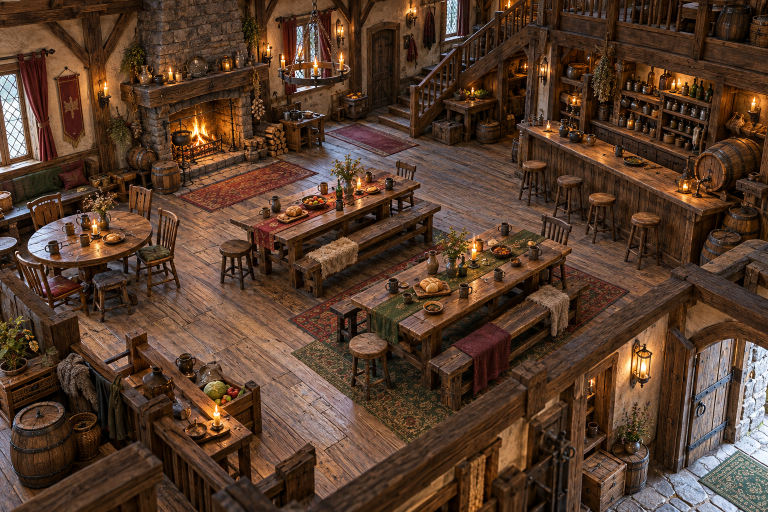
#> input picture style-references/photorealistic-tavern-v1.png, 1536 x 1024 px (shown at 1/2 size)
$ python -i fal_variant.py   (imports and definitions only)
#> lines starting #> are read from the running program, lines starting #| are printed output that depends on the picture
#!/usr/bin/env python3
"""Re-run chosen pieces on fal TRELLIS.2 ($0.30 each) with different mesh settings, into fal-<tag>/ .
Why: 4 of the first 10 meshes (the boxy ones: tall bank, both ledge pieces, outcrop) came back from fal's default
`remesh: true` path with few faces and black holes baked into the texture.
    python3 fal_variant.py TAG '{"remesh": false}' slope-outcrop [more ids]
    python3 fal_variant.py pad '{"_pad": 0.5}' slope-outcrop          # object shrunk to half the canvas before upload
"""
import json, shutil, sys, concurrent.futures
from pathlib import Path
HERE = Path(__file__).resolve().parent
sys.path.insert(0, str(HERE.parents[1] / "src"))
import fal_trellis as ft
# [1 line that did not run here, left out]
# [1 line that did not run here, left out]
# [1 line not run here, left out]
# [1 line that did not run here, left out]
# [1 line that did not run here, left out]
# [1 line that did not run here, left out]
def one(i):
    src = HERE / "masked" / f"{i}.png"; dst = root / "inputs" / f"{i}.png"; shutil.copy2(src, dst)
    if pad:
        from PIL import Image
        im = Image.open(src).convert("RGBA"); im = im.crop(im.getbbox()); side = int(max(im.size) / pad)
        canvas = Image.new("RGBA", (side, side), (0, 0, 0, 0)); canvas.paste(im, ((side - im.width) // 2, (side - im.height) // 2)); canvas.resize((1024, 1024), Image.LANCZOS).save(dst)
    if (root / "manifests" / f"{i}.json").exists(): return i, "skip"
    try: return i, ft.run_asset(i, dst, root, key, settings)["output_bytes"]
    except Exception as e: return i, f"FAILED {e}"[:300]
# [2 lines not run here, left out]

>>> import cv2
>>> picture = cv2.imread('../../style-references/photorealistic-tavern-v1.png', cv2.IMREAD_GRAYSCALE)
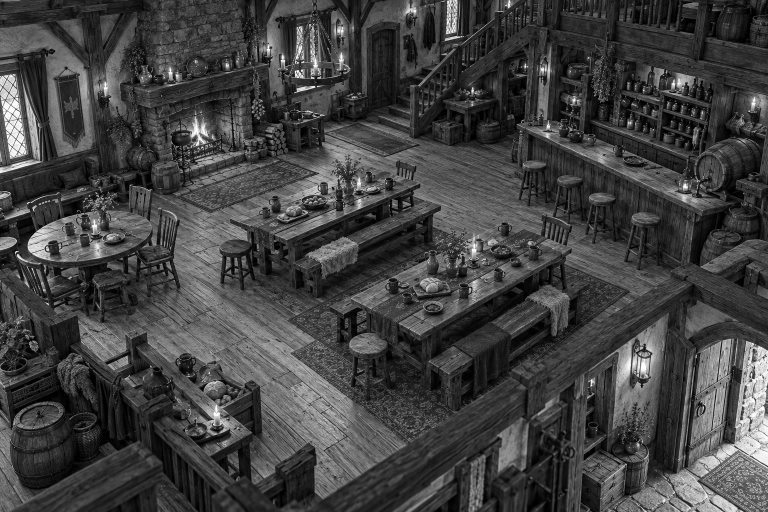
#> picture: shape (1024, 1536) (shown at 1/2 size); min 0, max 255, mean 65.7
#> (the run stopped early here; a loop or call above may not have finished)

$ run again, on style-references/heroic-handpainted-alchemists-lab-v1.png
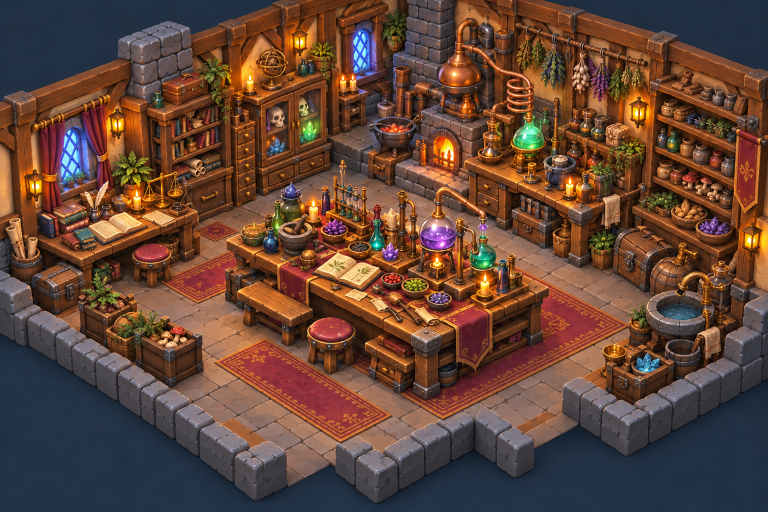
#> input picture style-references/heroic-handpainted-alchemists-lab-v1.png, 1536 x 1024 px (shown at 1/2 size)
#> `picture = cv2.imread('../../style-references/photorealistic-tavern-v1...`:
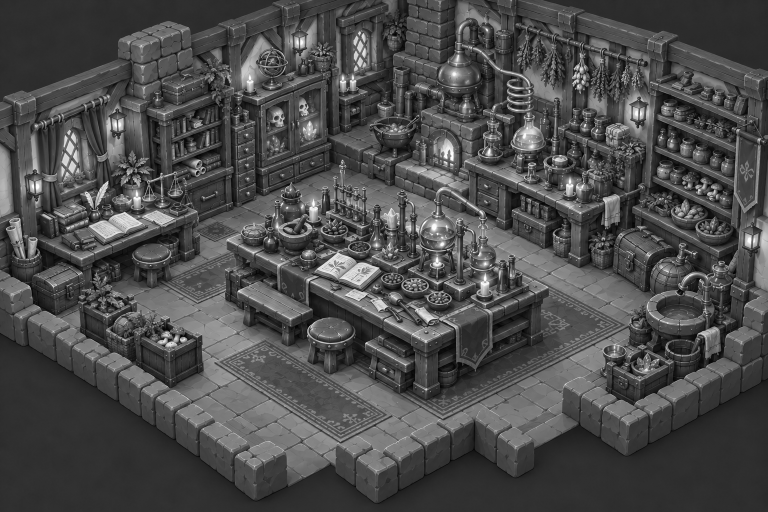
#> picture: shape (1024, 1536) (shown at 1/2 size); min 0, max 255, mean 75.6

$ run again, on style-references/heroic-handpainted-multilevel-dungeon-v1.png
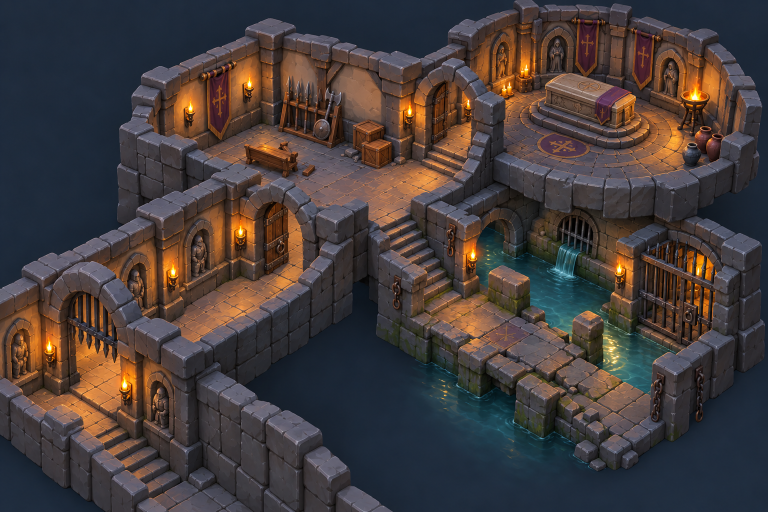
#> input picture style-references/heroic-handpainted-multilevel-dungeon-v1.png, 1536 x 1024 px (shown at 1/2 size)
#> `picture = cv2.imread('../../style-references/photorealistic-tavern-v1...`:
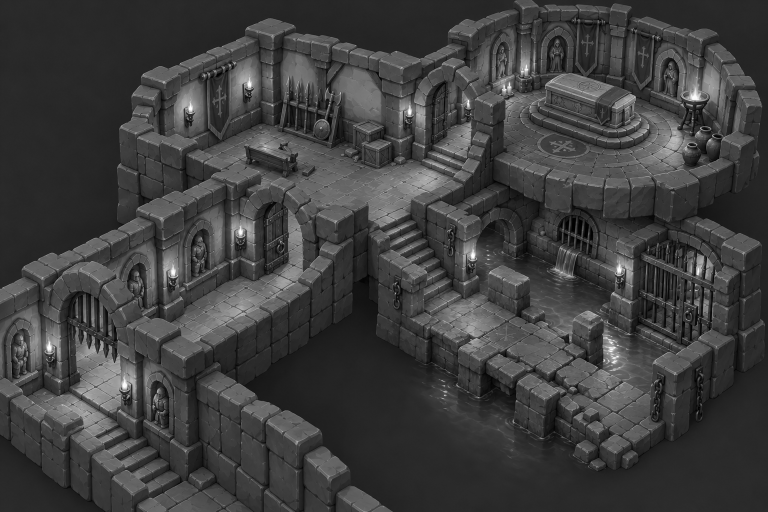
#> picture: shape (1024, 1536) (shown at 1/2 size); min 0, max 255, mean 62.7

$ run again, on style-references/heroic-handpainted-tavern-v1.png
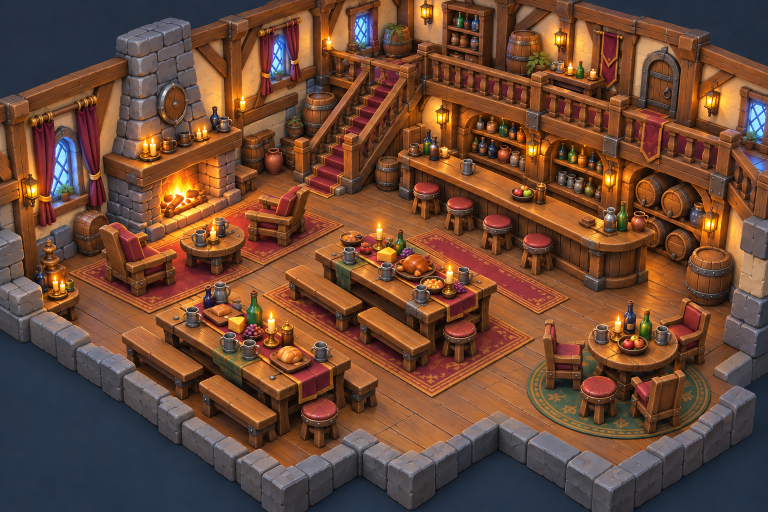
#> input picture style-references/heroic-handpainted-tavern-v1.png, 1536 x 1024 px (shown at 1/2 size)
#> `picture = cv2.imread('../../style-references/photorealistic-tavern-v1...`:
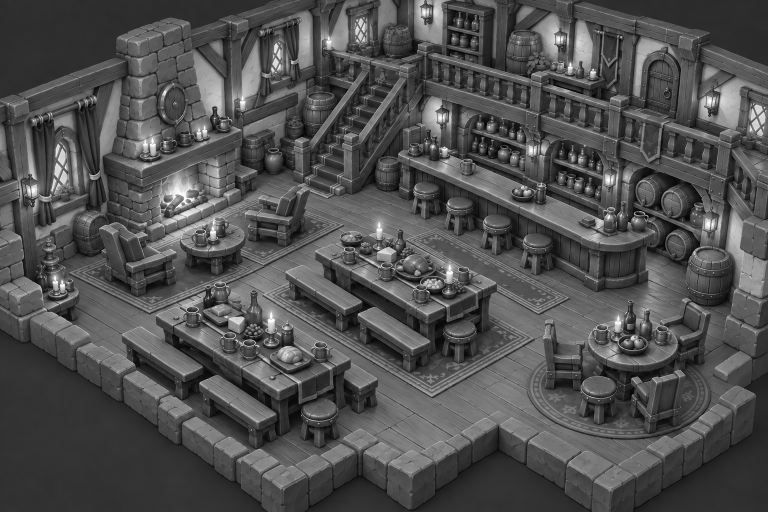
#> picture: shape (1024, 1536) (shown at 1/2 size); min 0, max 255, mean 80
